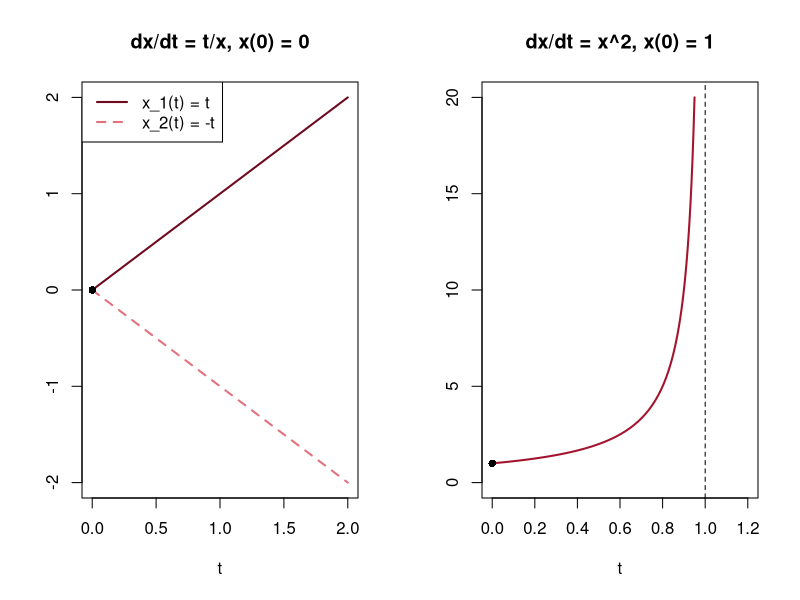

Write R code to recreate this figure.
# Fig. 3.6: Initial value problems without a unique or without a global solution (book, Section 3.1)
# left dx/dt = t/x, x(0) = 0: x(t) = t and x(t) = -t both solve it;  right dx/dt = x^2, x(0) = 1: x(t) = 1/(1 - t) only for t < 1
# (c) 2026 Philipp Kügler · Program for the book "Dynamical Systems in the Life Sciences" · MIT License (see LICENSE)
par(mfrow = c(1, 2))
t <- seq(0, 2, length.out = 100)
plot(t, t, type = "l", col = rgb(0.43, 0.04, 0.12), lwd = 2, ylim = c(-2, 2), xlab = "t", ylab = "", main = "dx/dt = t/x, x(0) = 0")
lines(t, -t, lty = 2, col = rgb(0.89, 0.44, 0.49), lwd = 2); points(0, 0, pch = 16)
legend("topleft", legend = c("x_1(t) = t", "x_2(t) = -t"), col = c(rgb(0.43, 0.04, 0.12), rgb(0.89, 0.44, 0.49)), lty = c(1, 2), lwd = 2)
t <- seq(0, 0.95, length.out = 200)
plot(t, 1 / (1 - t), type = "l", col = rgb(0.64, 0.08, 0.18), lwd = 2, xlim = c(0, 1.2), ylim = c(0, 20), xlab = "t", ylab = "",
     main = "dx/dt = x^2, x(0) = 1")
abline(v = 1, lty = 2); points(0, 1, pch = 16)
for (tt in c(0.5, 0.9, 0.99)) cat(sprintf("x(%g) = 1/(1 - %g) = %.0f\n", tt, tt, 1 / (1 - tt)))
